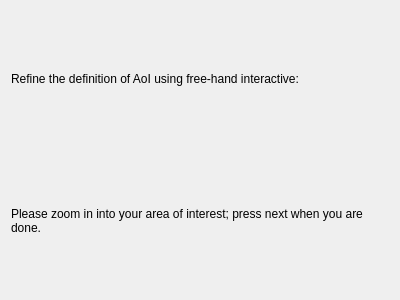
<?xml version="1.0" encoding="UTF-8"?>
<ui version="4.0">
 <class>Page3_1</class>
 <widget class="QWizardPage" name="Page3_1">
  <property name="geometry">
   <rect>
    <x>0</x>
    <y>0</y>
    <width>400</width>
    <height>300</height>
   </rect>
  </property>
  <property name="windowTitle">
   <string>WizardPage</string>
  </property>
  <property name="title">
   <string>Initiation and Planning</string>
  </property>
  <property name="subTitle">
   <string>Initial Project Planning</string>
  </property>
  <layout class="QVBoxLayout" name="verticalLayout">
   <item>
    <widget class="QLabel" name="label_2">
     <property name="text">
      <string>&lt;html&gt;&lt;head/&gt;&lt;body&gt;&lt;p&gt;Refine the definition of AoI using  free-hand interactive:&lt;/p&gt;&lt;/body&gt;&lt;/html&gt;</string>
     </property>
     <property name="wordWrap">
      <bool>true</bool>
     </property>
    </widget>
   </item>
   <item>
    <widget class="QLabel" name="label">
     <property name="text">
      <string>&lt;html&gt;&lt;head/&gt;&lt;body&gt;&lt;p&gt;Please zoom in into your area of interest; press next when you are done.&lt;/p&gt;&lt;/body&gt;&lt;/html&gt;</string>
     </property>
     <property name="wordWrap">
      <bool>true</bool>
     </property>
    </widget>
   </item>
  </layout>
 </widget>
 <resources/>
 <connections/>
</ui>
